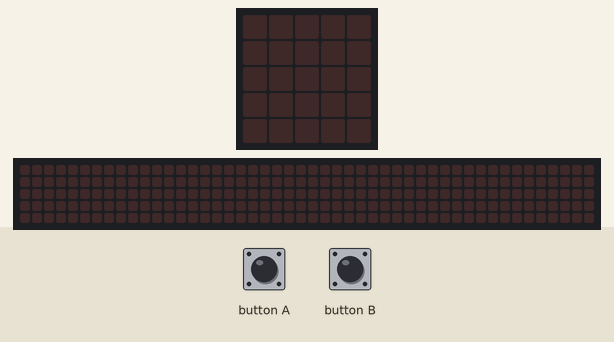
Bench run of a program on a simulated BBC micro:bit running MicroPython. Parts: the board's 5×5 LED display, a strip that is not on the board, showing the scrolling text unrolled. The test bench sets the inputs (shaded band). Files the program writes start out absent; the 48×5 strip is a reading aid, not a part: it shows the text the display is scrolling, unrolled, one strip-width of it at a time.

Above: at 1.2 s.
1.3 s: button A pressed for 0.15 s
At 1.37 s:
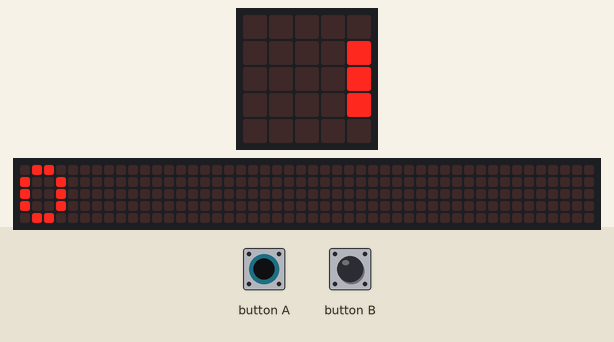
4.3 s: button B pressed for 0.15 s
At 4.37 s:
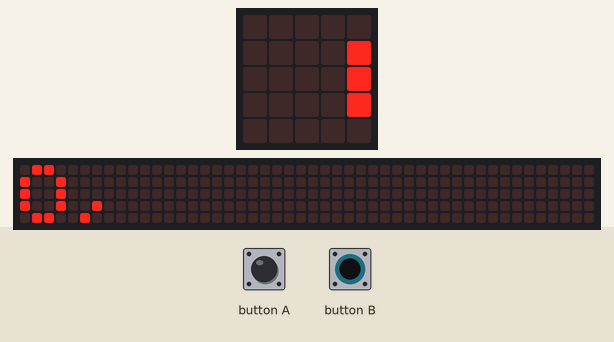
7.3 s: button B pressed for 1 s
At 7.52 s:
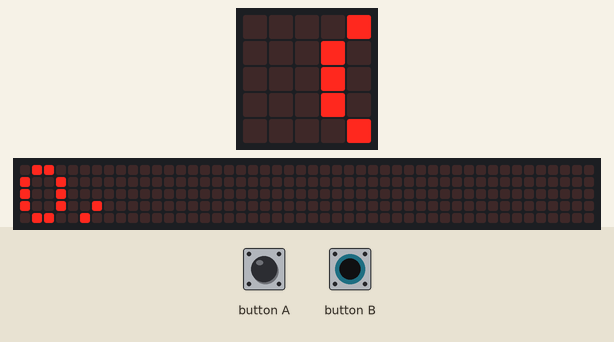
10.3 s: button B pressed for 3.2 s
At 10.67 s:
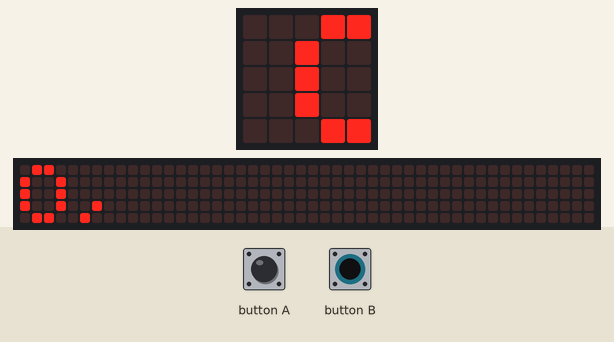
Timing chart, 0 to 13.3 s (numbered marks = the images above; inputs shaded):
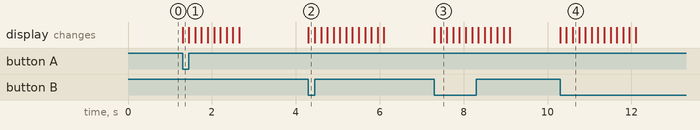

Measured:
- after the input at 1.3 s, the display: changes at once (image 1)
- after the input at 4.3 s, the display: changes at once (image 2)
- after the input at 7.3 s, the display: first changes at once (image 3 shows a later state)
- after the input at 10.3 s, the display: first changes at once (image 4 shows a later state)

The program:

audience_monitor_receiver.py
```python
from microbit import *
import random
import radio

radio.on()

# responses received start at zero
responses = 0

create_file = open('numbers.txt', 'w')
create_file.write("")
create_file.close()

while True:
    # listen for responses from class
    message = radio.receive()

    # count the responses received
    if message:
        responses += 1

    # if A open file, ammend with number of responses
    # once class has sent all their responses
    if button_a.was_pressed():
        read_file = open('numbers.txt', 'r')
        content = read_file.read()
        read_file.close()

        write_file = open('numbers.txt', 'w')
        detail = content + str(responses) + ","
        write_file.write(detail)
        write_file.close()

        # show number of responses and reset variable for next question
        display.scroll(responses)
        responses = 0
        sleep(500)
        display.clear()

    # to reset the file record hold the Microbit facedown
    # without needing to turn off Microbit
    if accelerometer.was_gesture('face down'):
        clear_file = open('numbers.txt', 'w')
        clear_file.write("")
        clear_file.close()
        # wipes file information
        sleep(250)

    # if B read back the contents of the file to record the results
    # the file is lost once Microbit is powered off
    if button_b.was_pressed():
        read_file = open('numbers.txt', 'r')
        content = read_file.read()
        # display file contents
        display.scroll(content)
        sleep(250)
```
